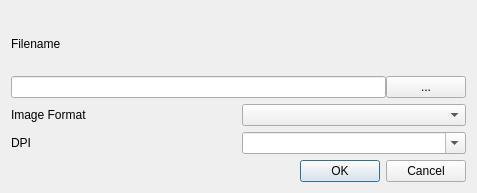
<?xml version="1.0" encoding="UTF-8"?>
<ui version="4.0">
 <class>ExportPlotImageDialog</class>
 <widget class="QDialog" name="ExportPlotImageDialog">
  <property name="geometry">
   <rect>
    <x>0</x>
    <y>0</y>
    <width>477</width>
    <height>193</height>
   </rect>
  </property>
  <property name="windowTitle">
   <string>Export Plot to Image File</string>
  </property>
  <layout class="QGridLayout" name="gridLayout" columnstretch="0,0">
   <item row="4" column="0" colspan="2">
    <widget class="QDialogButtonBox" name="buttonBox">
     <property name="orientation">
      <enum>Qt::Horizontal</enum>
     </property>
     <property name="standardButtons">
      <set>QDialogButtonBox::Cancel|QDialogButtonBox::Ok</set>
     </property>
    </widget>
   </item>
   <item row="2" column="1">
    <widget class="QComboBox" name="cbox_image_format"/>
   </item>
   <item row="1" column="0" colspan="2">
    <widget class="QWidget" name="widget" native="true">
     <layout class="QGridLayout" name="gridLayout_2" columnstretch="1,0">
      <property name="leftMargin">
       <number>0</number>
      </property>
      <property name="topMargin">
       <number>0</number>
      </property>
      <property name="rightMargin">
       <number>0</number>
      </property>
      <property name="bottomMargin">
       <number>0</number>
      </property>
      <property name="spacing">
       <number>0</number>
      </property>
      <item row="1" column="0">
       <widget class="QLineEdit" name="ledit_filename"/>
      </item>
      <item row="1" column="1">
       <widget class="QPushButton" name="btn_filename">
        <property name="text">
         <string>...</string>
        </property>
       </widget>
      </item>
      <item row="0" column="0">
       <widget class="QLabel" name="lbl_filename">
        <property name="text">
         <string>Filename</string>
        </property>
        <property name="buddy">
         <cstring>ledit_filename</cstring>
        </property>
       </widget>
      </item>
     </layout>
    </widget>
   </item>
   <item row="2" column="0">
    <widget class="QLabel" name="lbl_image_format">
     <property name="text">
      <string>Image Format</string>
     </property>
     <property name="buddy">
      <cstring>cbox_image_format</cstring>
     </property>
    </widget>
   </item>
   <item row="3" column="1">
    <widget class="QComboBox" name="cbox_image_dpi">
     <property name="editable">
      <bool>true</bool>
     </property>
    </widget>
   </item>
   <item row="3" column="0">
    <widget class="QLabel" name="lbl_image_dpi">
     <property name="text">
      <string>DPI</string>
     </property>
     <property name="buddy">
      <cstring>cbox_image_dpi</cstring>
     </property>
    </widget>
   </item>
  </layout>
 </widget>
 <tabstops>
  <tabstop>ledit_filename</tabstop>
  <tabstop>btn_filename</tabstop>
  <tabstop>cbox_image_format</tabstop>
  <tabstop>cbox_image_dpi</tabstop>
 </tabstops>
 <resources/>
 <connections>
  <connection>
   <sender>buttonBox</sender>
   <signal>accepted()</signal>
   <receiver>ExportPlotImageDialog</receiver>
   <slot>accept()</slot>
   <hints>
    <hint type="sourcelabel">
     <x>248</x>
     <y>254</y>
    </hint>
    <hint type="destinationlabel">
     <x>157</x>
     <y>274</y>
    </hint>
   </hints>
  </connection>
  <connection>
   <sender>buttonBox</sender>
   <signal>rejected()</signal>
   <receiver>ExportPlotImageDialog</receiver>
   <slot>reject()</slot>
   <hints>
    <hint type="sourcelabel">
     <x>316</x>
     <y>260</y>
    </hint>
    <hint type="destinationlabel">
     <x>286</x>
     <y>274</y>
    </hint>
   </hints>
  </connection>
 </connections>
</ui>
